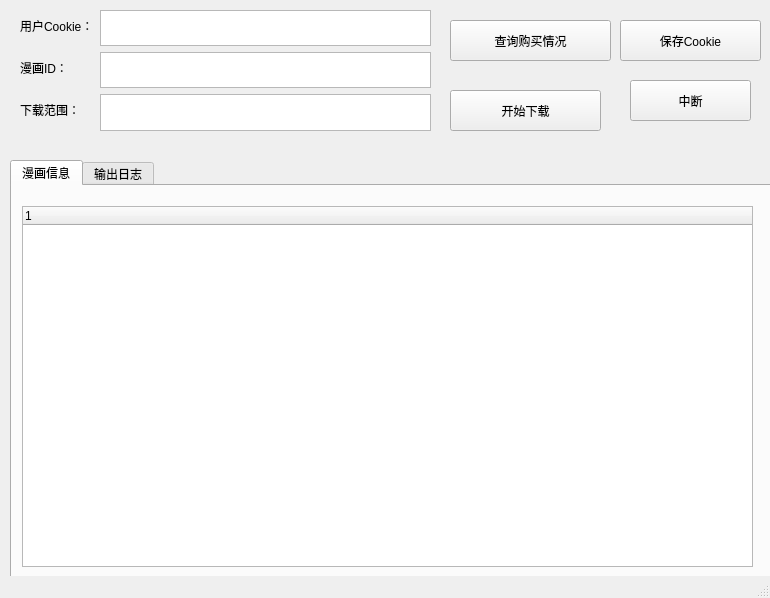
<?xml version="1.0" encoding="UTF-8"?>
<ui version="4.0">
 <class>MainWindow</class>
 <widget class="QMainWindow" name="MainWindow">
  <property name="geometry">
   <rect>
    <x>0</x>
    <y>0</y>
    <width>770</width>
    <height>598</height>
   </rect>
  </property>
  <property name="windowTitle">
   <string>Bilibili漫画下载器  V1.4.0</string>
  </property>
  <widget class="QWidget" name="centralwidget">
   <widget class="QWidget" name="formLayoutWidget">
    <property name="geometry">
     <rect>
      <x>20</x>
      <y>10</y>
      <width>411</width>
      <height>121</height>
     </rect>
    </property>
    <layout class="QFormLayout" name="formLayout">
     <item row="0" column="0">
      <widget class="QLabel" name="label">
       <property name="text">
        <string>用户Cookie：</string>
       </property>
      </widget>
     </item>
     <item row="1" column="0">
      <widget class="QLabel" name="label_2">
       <property name="text">
        <string>漫画ID：</string>
       </property>
      </widget>
     </item>
     <item row="2" column="0">
      <widget class="QLabel" name="label_3">
       <property name="text">
        <string>下载范围：</string>
       </property>
      </widget>
     </item>
     <item row="2" column="1">
      <widget class="QTextEdit" name="textEdit_2"/>
     </item>
     <item row="0" column="1">
      <widget class="QTextEdit" name="textEdit"/>
     </item>
     <item row="1" column="1">
      <widget class="QTextEdit" name="textEdit_3"/>
     </item>
    </layout>
   </widget>
   <widget class="QTabWidget" name="tabWidget">
    <property name="geometry">
     <rect>
      <x>10</x>
      <y>160</y>
      <width>781</width>
      <height>421</height>
     </rect>
    </property>
    <property name="currentIndex">
     <number>0</number>
    </property>
    <widget class="QWidget" name="tab">
     <attribute name="title">
      <string>漫画信息</string>
     </attribute>
     <widget class="QTreeWidget" name="treeWidget">
      <property name="geometry">
       <rect>
        <x>10</x>
        <y>20</y>
        <width>731</width>
        <height>361</height>
       </rect>
      </property>
      <column>
       <property name="text">
        <string notr="true">1</string>
       </property>
      </column>
     </widget>
    </widget>
    <widget class="QWidget" name="tab_2">
     <attribute name="title">
      <string>输出日志</string>
     </attribute>
     <widget class="QTextBrowser" name="textBrowser">
      <property name="geometry">
       <rect>
        <x>10</x>
        <y>20</y>
        <width>761</width>
        <height>371</height>
       </rect>
      </property>
     </widget>
    </widget>
   </widget>
   <widget class="QPushButton" name="pushButton">
    <property name="geometry">
     <rect>
      <x>620</x>
      <y>20</y>
      <width>141</width>
      <height>41</height>
     </rect>
    </property>
    <property name="text">
     <string>保存Cookie</string>
    </property>
   </widget>
   <widget class="QPushButton" name="pushButton_2">
    <property name="geometry">
     <rect>
      <x>450</x>
      <y>20</y>
      <width>161</width>
      <height>41</height>
     </rect>
    </property>
    <property name="text">
     <string>查询购买情况</string>
    </property>
   </widget>
   <widget class="QPushButton" name="pushButton_3">
    <property name="geometry">
     <rect>
      <x>450</x>
      <y>90</y>
      <width>151</width>
      <height>41</height>
     </rect>
    </property>
    <property name="text">
     <string>开始下载</string>
    </property>
   </widget>
   <widget class="QPushButton" name="pushButton_4">
    <property name="geometry">
     <rect>
      <x>630</x>
      <y>80</y>
      <width>121</width>
      <height>41</height>
     </rect>
    </property>
    <property name="text">
     <string>中断</string>
    </property>
   </widget>
  </widget>
  <widget class="QStatusBar" name="statusbar"/>
 </widget>
 <resources/>
 <connections/>
</ui>
